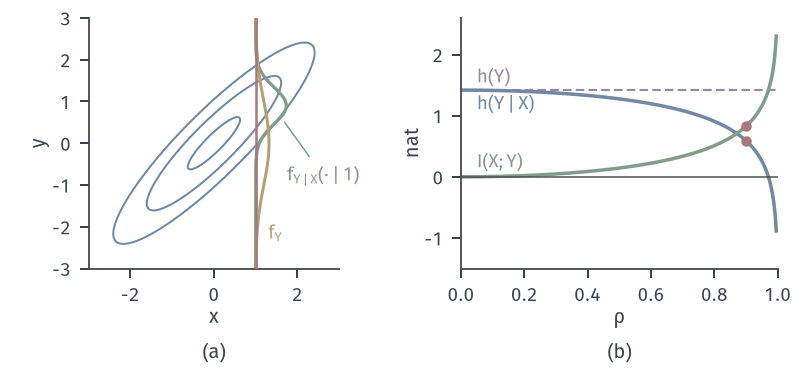

Generate this figure with Python:
from pathlib import Path
import sys
HERE = Path(__file__).resolve().parent
sys.path.insert(0, str(HERE.parent/'info-common'))
from info_fig import *
# Standard bivariate normal with correlation rho.
# (a) rho = 0.9: density level lines (blue); red line x = 1 and the conditional density
#     N(0.9, 0.19) of Y given X = 1 drawn sideways (green), marginal N(0,1) of Y (yellow).
# (b) h(Y) = 1.419 (purple dashed), h(Y|X) = 0.5 ln(2 pi e (1-rho^2)) (blue),
#     I(X;Y) = -0.5 ln(1-rho^2) (green) versus rho.
fig, (a, b) = figure(width_mm=112, height_mm=52, ncols=2)
panel(fig, left=.07, right=.98, bottom=.27, top=.95, wspace=.28)
r = .9
g = np.linspace(-3, 3, 300); X, Y = np.meshgrid(g, g)
Z = np.exp(-(X*X-2*r*X*Y+Y*Y)/(2*(1-r*r)))/(2*math.pi*math.sqrt(1-r*r))
a.contour(X, Y, Z, levels=[.02, .1, .3], colors=[BLUE], linewidths=.8)
a.axvline(1, color=RED, lw=1.0, zorder=5)
y = np.linspace(-3, 3, 400); s2 = 1-r*r
cd = np.exp(-(y-r)**2/(2*s2))/math.sqrt(2*math.pi*s2)
md = np.exp(-y*y/2)/math.sqrt(2*math.pi)
a.plot(1+cd*.8, y, color=GREEN, lw=1.3); a.plot(1+md*.8, y, color=YELLOW, lw=1.2)
a.set_xlim(-3, 3); a.set_ylim(-3, 3); a.set_aspect('equal'); axlab(a, '$x$', '$y$')
a.annotate(r'$f_{Y\mid X}(\cdot\mid 1)$', xy=(1.62, .6), xytext=(1.75, -.9), color=GREEN, fontsize=7.5, arrowprops=dict(arrowstyle='-', color=GREEN, lw=.6)); lab(a, 1.3, -2.3, '$f_Y$', YELLOW)
rho = np.linspace(0, .995, 400)
hY = .5*math.log(2*math.pi*math.e)
b.axhline(hY, color=PURPLE, lw=.85, ls=DASH)
b.plot(rho, .5*np.log(2*math.pi*math.e*(1-rho**2)), color=BLUE, lw=1.4)
b.plot(rho, -.5*np.log(1-rho**2), color=GREEN, lw=1.4)
b.axhline(0, color=STROKE, lw=.6)
dot(b, .9, .5*math.log(2*math.pi*math.e*.19)); dot(b, .9, -.5*math.log(.19))
lab(b, .05, hY+.12, '$h(Y)$', PURPLE); lab(b, .05, 1.1, r'$h(Y\mid X)$', BLUE); lab(b, .05, .15, '$I(X;Y)$', GREEN)
b.set_xlim(0, 1); b.set_ylim(-1.5, 2.6); axlab(b, r'$\rho$', 'nat')
tags(fig, (a, b))
save(fig, HERE, 'figure', {'rho': r, 'h(Y|X)': .5*math.log(2*math.pi*math.e*.19), 'I': -.5*math.log(.19), 'h(Y)': hY})
